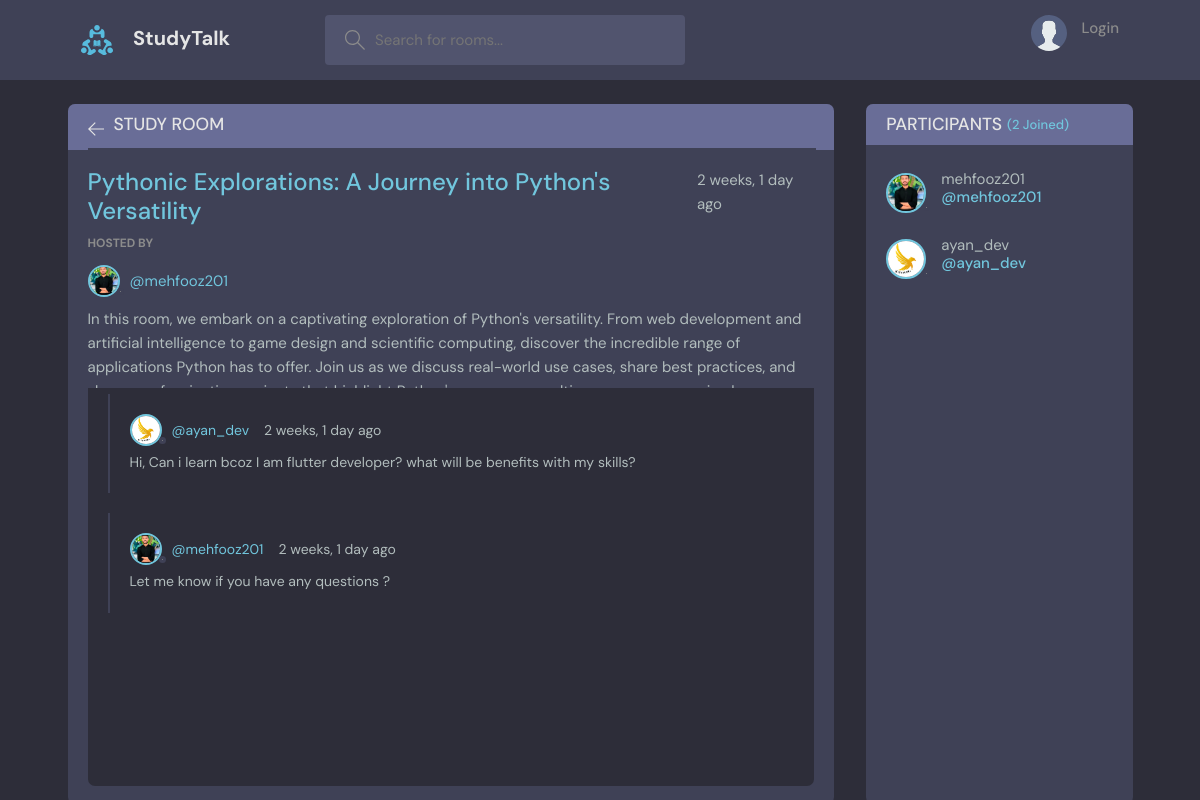
The page /room/1/ on the database its author committed.
### base/models.py (models this page shows, shortened)
class Room(models.Model):
    host = models.ForeignKey(User, on_delete=models.SET_NULL, null=True)
    topic = models.ForeignKey(Topic, on_delete=models.SET_NULL, null=True)
    name = models.CharField(max_length=200)
    description = models.TextField(null=True, blank=True)
    participants = models.ManyToManyField(User, related_name='participants', blank=True)
    updated = models.DateTimeField(auto_now=True)
    created = models.DateTimeField(auto_now_add=True)
    class Meta:
        ordering = ['-updated', '-created']

class User(AbstractUser):
    name = models.CharField(max_length=200, null=True)
    email = models.EmailField(unique=True, null=True)
    bio = models.TextField(null=True)
    avatar = models.ImageField(null=True, default='avatar.svg')
    REQUIRED_FIELDS = []

class Message(models.Model):
    user = models.ForeignKey(User, on_delete=models.CASCADE)
    room = models.ForeignKey(Room, on_delete=models.CASCADE)
    body = models.TextField()
    updated = models.DateTimeField(auto_now=True)
    created = models.DateTimeField(auto_now_add=True)
    class Meta:
        ordering = ['-updated', '-created']

### base/views.py (the view, shortened to what this page needs)
# urls.py: path('room/<str:pk>/', views.room, name='room'),
def room(request, pk):
    room = Room.objects.get(id=pk)
    room_messages = room.message_set.all() #.order_by('-created')
    participants = room.participants.all()
    context = {'room':room, 'room_messages':room_messages, 'participants':participants}
    return render(request, 'base/room.html', context)

### base/models.py (called while the page is built)
    def __str__(self):
        return self.name

### base/templates/base/room.html (shortened to what this page needs)
{% extends 'base/main.html' %}
{% block content %}
     <main class="profile-page layout layout--2">
        <div class="container">
          <div class="room">
            <div class="room__top">
              <div class="room__topLeft">
                <a href="{% url 'home' %}">
                  <svg version="1.1" xmlns="http://www.w3.org/2000/svg" width="32" height="32" viewBox="0 0 32 32">
                    <title>arrow-left</title>
                    <path
                      d="M13.723 2.286l-13.723 13.714 13.719 13.714 1.616-1.611-10.96-10.96h27.625v-2.286h-27.625l10.965-10.965-1.616-1.607z"
                    ></path>
                  </svg>
                </a>
                <h3>Study Room</h3>
              </div>
            </div>
            <div class="room__box scroll">
              <div class="room__header scroll">
                <div class="room__info">
                  <h3>{{room.name}}</h3>
                  <span>{{room.created|timesince}} ago</span>
                </div>
                <div class="room__hosted">
                  <p>Hosted By</p>
                  <a href="{% url 'user-profile' room.host.id %}" class="room__author">
                    <div class="avatar avatar--small">
                      <img src="{{room.host.avatar.url}}" />
                    </div>
                    <span>@{{room.host.username}}</span>
                  </a>
                </div>
                <div class="room__details">
                  {{room.description}}
                </div>
              </div>
              <div class="room__conversation">
                <div class="threads scroll">
                {% for message in room_messages %}
                  <div class="thread">
                    <div class="thread__top">
                      <div class="thread__author">
                        <a href="{% url 'user-profile' message.user.id %}" class="thread__authorInfo">
                          <div class="avatar avatar--small">
                            <img src="{{message.user.avatar.url}}" />
                          </div>
                          <span>@{{message.user.username}}</span>
                        </a>
                        <span class="thread__date">{{message.created|timesince}} ago</span>
                      </div>
                    </div>
                    <div class="thread__details">
                      {{message.body}}
                    </div>
                  </div>
                {% endfor %}
                </div>
              </div>
            </div>
          </div>
          <div class="participants">
            <h3 class="participants__top">Participants <span>({{participants.count}} Joined)</span></h3>
            <div class="participants__list scroll">
            {% for user in participants %}
              <a href="{% url 'user-profile' user.id %}" class="participant">
                <div class="avatar avatar--medium">
                  <img src="{{user.avatar.url}}" />
                </div>
                <p>
                  {{user.username}}
                  <span>@{{user.username}}</span>
                </p>
              </a>
            {% endfor %}
            </div>
          </div>
        </div>
      </main>
{% endblock content %}

### static/style/style.css (style rules this page uses)
:root { --color-main: #71c6dd; --color-main-light: #e1f6fb; --color-dark: #3f4156; --color-dark-medium: #51546e; --color-dark-light: #696d97; --color-light: #e5e5e5; --color-gray: #8b8b8b; --color-light-gray: #b2bdbd; --color-bg: #2d2d39; --color-success: #5dd693; --color-error: #fc4b0b; }
* { font-family: "DM Sans", -apple-system, BlinkMacSystemFont, "Segoe UI", Roboto, Oxygen, Ubuntu, Cantarell, "Open Sans", "Helvetica Neue", sans-serif; margin: 0; padding: 0; box-sizing: border-box; text-rendering: optimizeLegibility; font-size: inherit; }
html { font-size: 56.25%; }
@media only screen and (min-width: 1200px) { html { font-size: 62.5%; } }
body { line-height: 1.6; font-weight: 400; font-size: 1.5rem; color: var(--color-light-gray); background-color: var(--color-bg); min-height: 100vh; }
img { width: 100%; }
a { display: inline-block; color: var(--color-main); text-decoration: none; }
.container { max-width: 120rem; width: 90%; margin: auto; }
.avatar { position: relative; display: inline-block; border-radius: 50%; border: 2px solid var(--color-main); }
.avatar img { display: block; border-radius: 50%; object-fit: cover; object-position: center; }
.avatar::after { content: ""; display: block; position: absolute; background-color: var(--color-gray); z-index: 111; border-radius: 50%; border: 0.3rem solid var(--color-dark); }
.avatar.avatar--small img { width: 2.8rem; height: 2.8rem; }
.avatar.avatar--small:after { width: 0.7rem; height: 0.7rem; bottom: 0px; right: -6px; }
.avatar.avatar--medium img { width: 3.6rem; height: 3.6rem; border-radius: 50%; }
.avatar.avatar--medium:after { width: 0.7rem; height: 0.7rem; bottom: 0px; right: -6px; }
.layout { margin-top: 2.4rem; }
.layout > .container { display: flex; justify-content: space-between; align-items: flex-start; }
.layout--2 > .container > div:first-child { flex-basis: 72%; }
.layout--2 > .container > div:last-child { flex-basis: 25%; }
.room, .participants { background: var(--color-dark); max-height: 87.5vh; border-radius: 0.7rem; overflow: hidden; position: relative; }
.room__top, .participants__top { background: var(--color-dark-light); display: flex; justify-content: space-between; align-items: center; padding: 1rem 2rem; position: relative; }
.room__top svg, .thread__top svg { width: 1.6rem; height: 1.6rem; fill: var(--color-light); cursor: pointer; }
.room__topLeft { display: flex; align-items: flex-end; gap: 1rem; }
.room__topLeft h3, .participants__top { text-transform: uppercase; font-weight: 500; color: var(--color-light); }
.room__topLeft svg { width: 1.6rem; height: 1.6rem; fill: var(--color-light); }
.room__header { max-height: 30vh; overflow-y: auto; position: absolute; width: 95%; background: var(--color-dark); z-index: 999; top: 4.4rem; padding-top: 2rem; padding-bottom: 1rem; }
.room__box { padding-left: 2rem; padding-right: 2rem; height: 80.5vh; padding-bottom: 0; }
.room__info { display: flex; justify-content: space-between; }
.room__info h3 { font-size: 2.4rem; font-weight: 500; color: var(--color-main); }
.room__hosted p { text-transform: uppercase; color: var(--color-gray); font-size: 1.2rem; font-weight: 700; line-height: 2; }
.room__author { display: flex; gap: 1rem; align-items: center; margin-bottom: 1rem; transition: all 0.3s ease-in-out; }
.room__conversation { margin-top: 1rem; margin-bottom: 4rem; height: 64%; }
.threads { background: var(--color-bg); border-radius: 0.7rem; overflow-y: auto; height: 100%; margin-top: 28vh; padding: 0 2rem 4rem 2rem; }
.thread { border-left: 2px solid var(--color-dark); padding-left: 1rem; margin: 2rem 0; padding: 2rem; }
.thread__top { display: flex; align-items: center; justify-content: space-between; }
.thread__author { display: flex; align-items: center; gap: 1.5rem; font-size: 1.4rem; }
.thread__authorInfo { display: flex; align-items: center; gap: 1rem; }
.thread__details { font-size: 1.4rem; margin-top: 0.5rem; }
.participants__top span { color: var(--color-main); font-size: 1.3rem; text-transform: none; }
.participants__top { justify-content: flex-start; gap: 0.5rem; }
.participants__list { padding: 2rem; height: 82.5vh; overflow-y: scroll; padding-bottom: 0; }
.participant { display: flex; align-items: center; gap: 1.5rem; margin-bottom: 2rem; }
.participant p { color: var(--color-light-gray); line-height: 1.2; }
.participant span { display: block; font-weight: 500; color: var(--color-main); font-weight: 1.4rem; }

### rows shown on the page
Room: name "Pythonic Explorations: A Journey into Python's Versatility", created "2 weeks, 1 day", host.avatar (picture), host.username "mehfooz201", description "In this room, we embark on a captivating exploration of Python's versatility. From web development and artificial intelligence to game design and scientific computing, discover the incredible range of applications Python has to offer. Join us as we discuss real-world use cases, share best practices, and…"
Message: user.avatar (picture), user.username "ayan_dev", created "2 weeks, 1 day", body "Hi, Can i learn bcoz I am flutter developer? what will be benefits with my skills?"
Message: user.avatar (picture), user.username "mehfooz201", created "2 weeks, 1 day", body "Let me know if you have any questions ?"
User: avatar (picture), username "mehfooz201"
User: avatar (picture), username "ayan_dev"

### other values the page prints
{{ participants.count }} "2"
